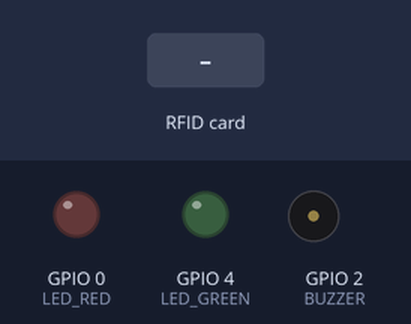
Bench run of a sketch on a simulated ESP32. Parts: output pins drawn as LEDs (lit = HIGH), buzzer (waves = sounding, pin HIGH). The inputs (shaded band) are chosen by the test bench. WiFi joins after 1.5 s; servers stay silent unless stated; uploads are accepted with an empty reply; what the sketch prints to the serial monitor is not drawn.

Above: at 3.0 s.
3.1 s: RFID card 5E 7A 19 C4 held to the reader
At 3.38 s:
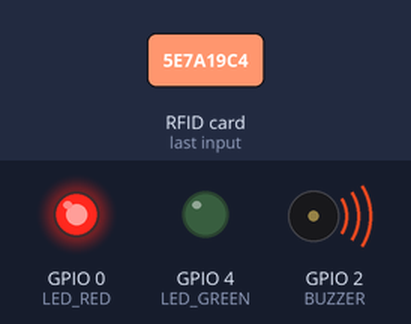
At 4.0 s:
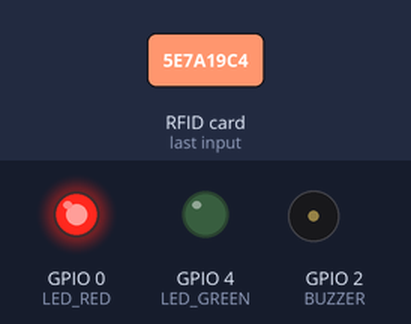
Timing chart, 0 to 6.1 s (numbered marks = the images above; inputs shaded):
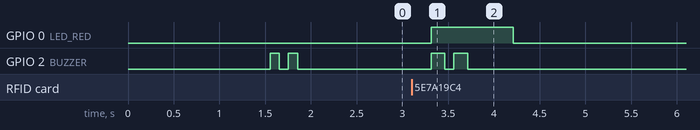

Measured:
- after the input at 3.1 s, GPIO 0 (LED_RED): LOW → HIGH after 0.21 s, → LOW 0.90 s later; GPIO 2 (BUZZER): alternates HIGH for 0.15 s and LOW for 0.10 s, 4 changes in all, then stays LOW, starting after 0.21 s

The sketch:

nfc_attendance.ino
```cpp
/**
 * BusTracker — NFC Attendance System
 *
 * Hardware:
 *   - ESP32 or ESP8266
 *   - RC522 RFID/NFC Reader
 *     → SDA  → D5 (GPIO 5)
 *     → SCK  → D18 (GPIO 18)
 *     → MOSI → D23 (GPIO 23)
 *     → MISO → D19 (GPIO 19)
 *     → RST  → D22 (GPIO 22)
 *     → 3.3V → 3.3V
 *     → GND  → GND
 *   - Buzzer (optional) → D2
 *   - LED Green → D4, LED Red → D0
 *
 * Libraries (install via Arduino Library Manager):
 *   - MFRC522   by GithubCommunity
 *   - WiFi / HTTPClient (ESP32 built-in)
 */

#include <SPI.h>
#include <MFRC522.h>
#include <WiFi.h>
#include <HTTPClient.h>

// ── Config ────────────────────────────────────────────────────────────────────
const char* WIFI_SSID     = "YOUR_WIFI_SSID";
const char* WIFI_PASSWORD = "YOUR_WIFI_PASSWORD";

// Replace with your PC's local IP
const char* SERVER_URL    = "http://192.168.1.100:3000/api/attendance/scan";
const char* BUS_ID        = "YOUR_BUS_ID_FROM_DB";
const char* DEVICE_KEY    = "arduino-secret-key-123";

// ── Pins ──────────────────────────────────────────────────────────────────────
#define SS_PIN   5
#define RST_PIN  22
#define BUZZER   2
#define LED_GREEN 4
#define LED_RED   0

MFRC522 mfrc522(SS_PIN, RST_PIN);

// ─────────────────────────────────────────────────────────────────────────────
void setup() {
  Serial.begin(115200);
  SPI.begin();
  mfrc522.PCD_Init();

  pinMode(BUZZER, OUTPUT);
  pinMode(LED_GREEN, OUTPUT);
  pinMode(LED_RED, OUTPUT);

  Serial.println("\n🔖 BusTracker NFC Attendance Starting...");

  WiFi.begin(WIFI_SSID, WIFI_PASSWORD);
  Serial.print("Connecting to WiFi");
  while (WiFi.status() != WL_CONNECTED) { delay(500); Serial.print("."); }
  Serial.println("\n✅ WiFi: " + WiFi.localIP().toString());
  Serial.println("Ready — waiting for NFC cards...");

  // Ready signal
  beep(100); delay(100); beep(100);
}

void loop() {
  if (!mfrc522.PICC_IsNewCardPresent() || !mfrc522.PICC_ReadCardSerial()) return;

  // Read card UID
  String uid = "";
  for (byte i = 0; i < mfrc522.uid.size; i++) {
    if (i > 0) uid += "";
    if (mfrc522.uid.uidByte[i] < 0x10) uid += "0";
    uid += String(mfrc522.uid.uidByte[i], HEX);
  }
  uid.toUpperCase();

  Serial.println("\n📛 Card detected: " + uid);
  sendScan(uid);

  mfrc522.PICC_HaltA();
  mfrc522.PCD_StopCrypto1();
  delay(1500);  // Debounce — prevent double scan
}

void sendScan(String uid) {
  if (WiFi.status() != WL_CONNECTED) { WiFi.reconnect(); return; }

  HTTPClient http;
  http.begin(SERVER_URL);
  http.addHeader("Content-Type", "application/json");

  String body = "{\"nfcCardId\":\"" + uid + "\","
                + "\"busId\":\"" + String(BUS_ID) + "\","
                + "\"deviceKey\":\"" + String(DEVICE_KEY) + "\"}";

  int code = http.POST(body);
  String response = http.getString();
  http.end();

  if (code == 200) {
    // Parse status from response (contains "BOARDED" or "EXITED")
    bool boarded = response.indexOf("BOARDED") >= 0;
    Serial.println(boarded ? "✅ Student BOARDED" : "👋 Student EXITED");

    if (boarded) {
      // Green flash + 1 beep
      digitalWrite(LED_GREEN, HIGH);
      beep(200);
      delay(500);
      digitalWrite(LED_GREEN, LOW);
    } else {
      // Red flash + 2 beeps
      digitalWrite(LED_RED, HIGH);
      beep(150); delay(100); beep(150);
      delay(500);
      digitalWrite(LED_RED, LOW);
    }
  } else {
    Serial.println("❌ Scan failed. HTTP: " + String(code) + " → " + response);
    // Error — 3 fast beeps
    for (int i = 0; i < 3; i++) { beep(80); delay(80); }
  }
}

void beep(int ms) {
  digitalWrite(BUZZER, HIGH);
  delay(ms);
  digitalWrite(BUZZER, LOW);
}
```
